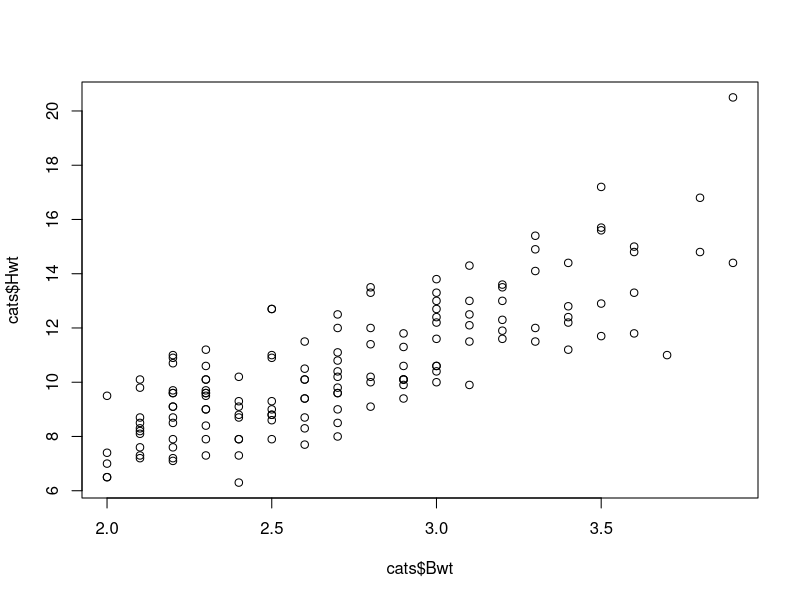
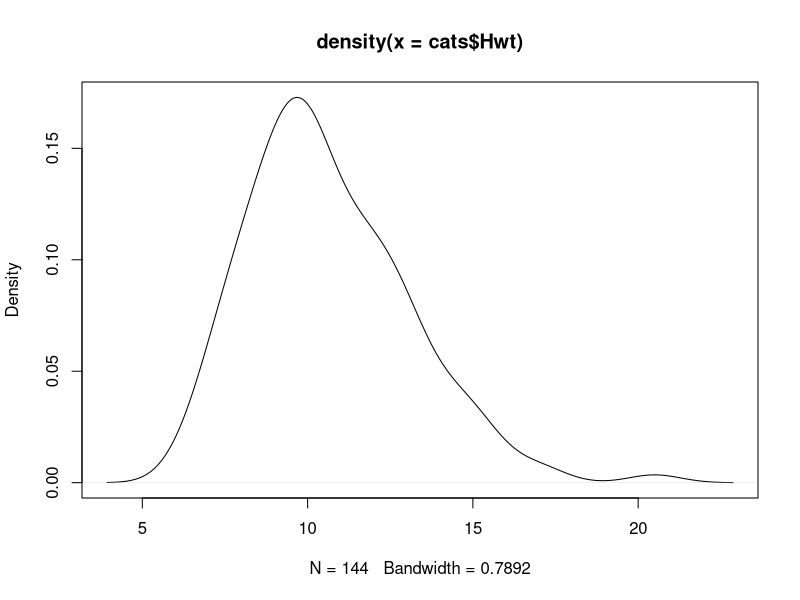
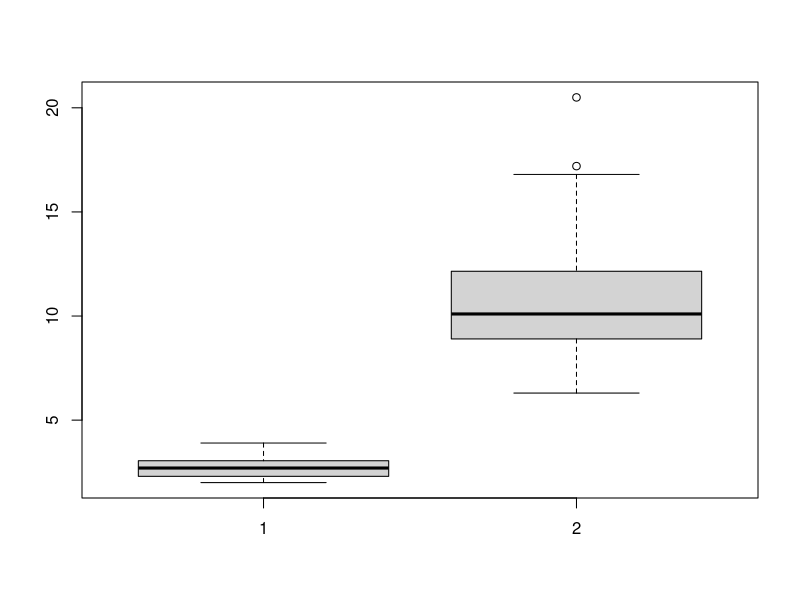
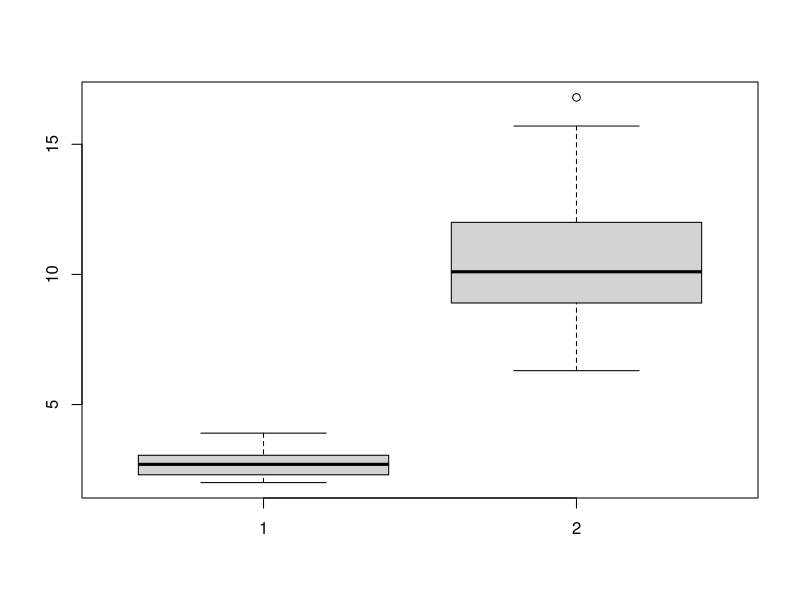
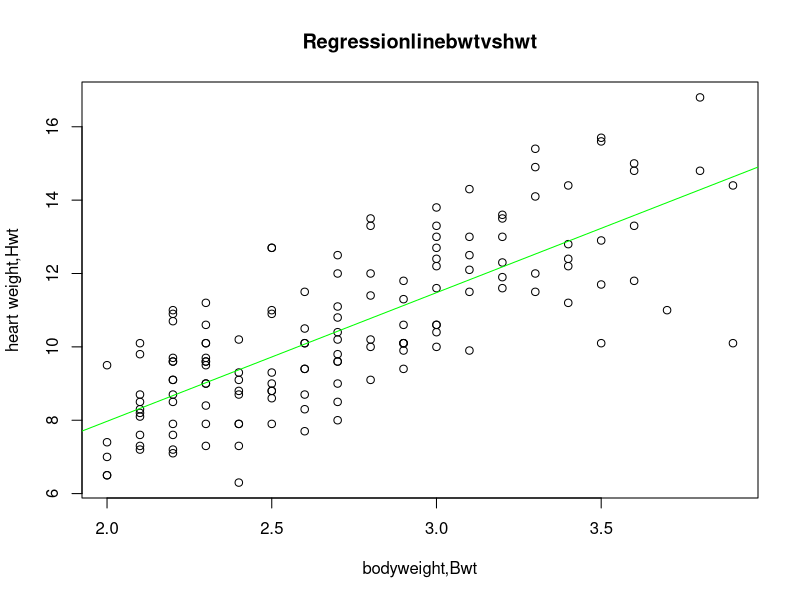
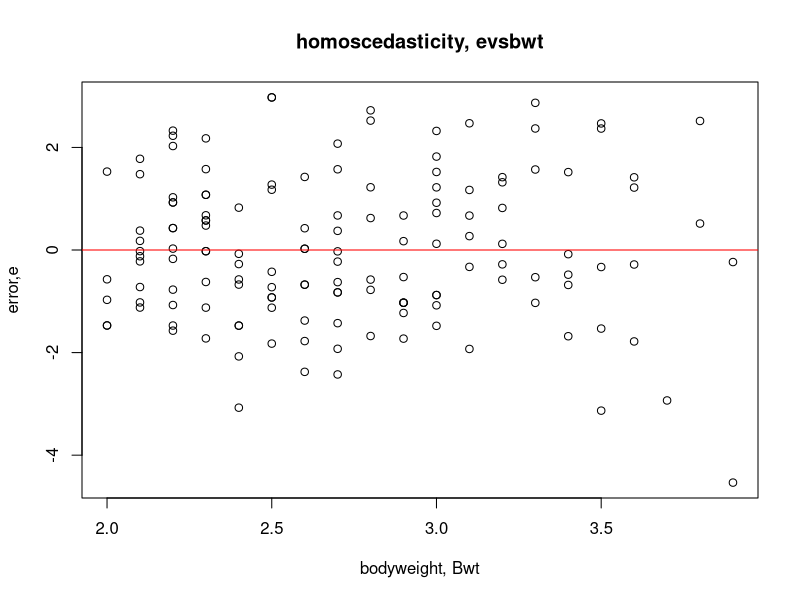

The R source for these figures, in order:
# Prectiction for Cats Body weight vs. Heart weight value

library(MASS)

plot(cats$Bwt,cats$Hwt)

str(cats)
View(cats)

cor(cats$Bwt,cats$Hwt)

cor(cats$Hwt,cats$Bwt)

plot(density(cats$Hwt))

sum(is.na(cats$Bwt))

sum(is.na(cats$Hwt))

boxplot(cats$Bwt,cats$Hwt)

boxplot.stats(cats$Hwt)$out

median(cats$Hwt)

newcats2 <- cats
str(newcats2)

newcats2[newcats2$Hwt%in%c(17.2,20.5),3] = median(newcats2$Hwt)

View(newcats2)

boxplot(newcats2$Bwt,newcats2$Hwt)

boxplot.stats(newcats2$Hwt)$out

cats_model <- lm(Hwt~Bwt, data = newcats2)
cats_model

cor(newcats2$Bwt,newcats2$Hwt)

sd(newcats2$Hwt)
sd(newcats2$Bwt)

b1 = cor(newcats2$Bwt,newcats2$Hwt)*(sd(newcats2$Hwt)/sd(newcats2$Bwt))
b1

b0 = mean(newcats2$Hwt)-(mean(newcats2$Bwt)*b1)
b0

summary(cats_model)

cor(newcats2$Hwt,newcats2$Bwt)
cov(newcats2$Hwt,newcats2$Bwt)



## Residual :-
# in residual section check the median value, this value has to be closure to 0.
# closure to 0 better the the model

## coefficient :-
# in coefficients we check significance of each factor, t value in this section shuld be less than 0.05

## estimate :-
# used to derive standard error to compute confidence interval
# mean(x)+/-2*

## RMSE :-
# is an indicator of linear model smaller the value better the model
# RMSE =sqrt of average of R2 here means 58.72% variation in hwt explained by bwt

# p value should be less than derived equation value.


plot(newcats2$Bwt,newcats2$Hwt,main = "Regressionlinebwtvshwt",
     xlab = "bodyweight,Bwt",
     ylab = "heart weight,Hwt")

abline(cats_model,col="green")

plot(newcats2$Bwt, cats_model$residual, main = "homoscedasticity, evsbwt",
     xlab = "bodyweight, Bwt",
     ylab = "error,e")
abline(lm(cats_model$residual~newcats2$Bwt), col="red")

newBwt <- data.frame(Bwt = c(2.3,2.35,2.4,2.45,2.5))

newBwt

newhwt <- predict(cats_model,newdata = newBwt)
newhwt

predicted_Hwt <- cbind(newBwt,newhwt)
predicted_Hwt
